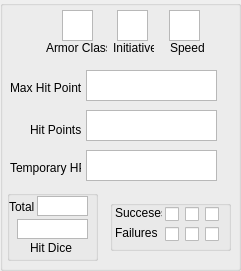
   <widget class="QGroupBox" name="grpCmbtStats">
    <property name="geometry">
     <rect>
      <x>330</x>
      <y>130</y>
      <width>241</width>
      <height>271</height>
     </rect>
    </property>
    <property name="title">
     <string/>
    </property>
    <widget class="QPlainTextEdit" name="txtTempHp">
     <property name="geometry">
      <rect>
       <x>86</x>
       <y>150</y>
       <width>131</width>
       <height>31</height>
      </rect>
     </property>
    </widget>
    <widget class="QPlainTextEdit" name="txtMaxHp">
     <property name="geometry">
      <rect>
       <x>86</x>
       <y>70</y>
       <width>131</width>
       <height>31</height>
      </rect>
     </property>
    </widget>
    <widget class="QLabel" name="label_21">
     <property name="geometry">
      <rect>
       <x>30</x>
       <y>120</y>
       <width>51</width>
       <height>20</height>
      </rect>
     </property>
     <property name="text">
      <string>Hit Points</string>
     </property>
    </widget>
    <widget class="QLabel" name="label_20">
     <property name="geometry">
      <rect>
       <x>10</x>
       <y>80</y>
       <width>71</width>
       <height>16</height>
      </rect>
     </property>
     <property name="text">
      <string>Max Hit Points</string>
     </property>
    </widget>
    <widget class="QPlainTextEdit" name="txtHp">
     <property name="geometry">
      <rect>
       <x>86</x>
       <y>110</y>
       <width>131</width>
       <height>31</height>
      </rect>
     </property>
    </widget>
    <widget class="QLabel" name="label_22">
     <property name="geometry">
      <rect>
       <x>10</x>
       <y>160</y>
       <width>71</width>
       <height>16</height>
      </rect>
     </property>
     <property name="text">
      <string>Temporary HP</string>
     </property>
    </widget>
    <widget class="QLabel" name="label_13">
     <property name="geometry">
      <rect>
       <x>46</x>
       <y>40</y>
       <width>61</width>
       <height>16</height>
      </rect>
     </property>
     <property name="text">
      <string>Armor Class</string>
     </property>
    </widget>
    <widget class="QPlainTextEdit" name="txtInit">
     <property name="geometry">
      <rect>
       <x>117</x>
       <y>10</y>
       <width>31</width>
       <height>31</height>
      </rect>
     </property>
    </widget>
    <widget class="QPlainTextEdit" name="txtSpeed">
     <property name="geometry">
      <rect>
       <x>169</x>
       <y>10</y>
       <width>31</width>
       <height>31</height>
      </rect>
     </property>
    </widget>
    <widget class="QLabel" name="label_15">
     <property name="geometry">
      <rect>
       <x>170</x>
       <y>40</y>
       <width>41</width>
       <height>16</height>
      </rect>
     </property>
     <property name="text">
      <string>Speed</string>
     </property>
    </widget>
    <widget class="QLabel" name="label_14">
     <property name="geometry">
      <rect>
       <x>113</x>
       <y>40</y>
       <width>41</width>
       <height>16</height>
      </rect>
     </property>
     <property name="text">
      <string>Initiative</string>
     </property>
    </widget>
    <widget class="QPlainTextEdit" name="txtArmor">
     <property name="geometry">
      <rect>
       <x>62</x>
       <y>10</y>
       <width>31</width>
       <height>31</height>
      </rect>
     </property>
    </widget>
    <widget class="QGroupBox" name="grpLifeSave">
     <property name="geometry">
      <rect>
       <x>110</x>
       <y>200</y>
       <width>121</width>
       <height>51</height>
      </rect>
     </property>
     <property name="title">
      <string/>
     </property>
     <widget class="QCheckBox" name="chkDthSave1">
      <property name="geometry">
       <rect>
        <x>55</x>
        <y>6</y>
        <width>16</width>
        <height>17</height>
       </rect>
      </property>
      <property name="text">
       <string/>
      </property>
     </widget>
     <widget class="QCheckBox" name="chkDthSave2">
      <property name="geometry">
       <rect>
        <x>75</x>
        <y>6</y>
        <width>16</width>
        <height>17</height>
       </rect>
      </property>
      <property name="text">
       <string/>
      </property>
     </widget>
     <widget class="QCheckBox" name="chkDthSave3">
      <property name="geometry">
       <rect>
        <x>95</x>
        <y>6</y>
        <width>16</width>
        <height>17</height>
       </rect>
      </property>
      <property name="text">
       <string/>
      </property>
     </widget>
     <widget class="QCheckBox" name="chkDthFail2">
      <property name="geometry">
       <rect>
        <x>75</x>
        <y>26</y>
        <width>16</width>
        <height>17</height>
       </rect>
      </property>
      <property name="text">
       <string/>
      </property>
     </widget>
     <widget class="QCheckBox" name="chkDthFail3">
      <property name="geometry">
       <rect>
        <x>95</x>
        <y>26</y>
        <width>16</width>
        <height>17</height>
       </rect>
      </property>
      <property name="text">
       <string/>
      </property>
     </widget>
     <widget class="QCheckBox" name="chkDthFail1">
      <property name="geometry">
       <rect>
        <x>55</x>
        <y>26</y>
        <width>16</width>
        <height>17</height>
       </rect>
      </property>
      <property name="text">
       <string/>
      </property>
     </widget>
     <widget class="QLabel" name="label_27">
      <property name="geometry">
       <rect>
        <x>5</x>
        <y>6</y>
        <width>47</width>
        <height>13</height>
       </rect>
      </property>
      <property name="text">
       <string>Succeses</string>
      </property>
     </widget>
     <widget class="QLabel" name="label_26">
      <property name="geometry">
       <rect>
        <x>5</x>
        <y>26</y>
        <width>47</width>
        <height>13</height>
       </rect>
      </property>
      <property name="text">
       <string>Failures</string>
      </property>
     </widget>
    </widget>
    <widget class="QGroupBox" name="grpDice">
     <property name="geometry">
      <rect>
       <x>7</x>
       <y>190</y>
       <width>91</width>
       <height>71</height>
      </rect>
     </property>
     <property name="title">
      <string/>
     </property>
     <widget class="QLabel" name="label_28">
      <property name="geometry">
       <rect>
        <x>23</x>
        <y>49</y>
        <width>47</width>
        <height>17</height>
       </rect>
      </property>
      <property name="text">
       <string>Hit Dice</string>
      </property>
     </widget>
     <widget class="QTextEdit" name="txtHitDie">
      <property name="geometry">
       <rect>
        <x>10</x>
        <y>29</y>
        <width>71</width>
        <height>20</height>
       </rect>
      </property>
      <property name="verticalScrollBarPolicy">
       <enum>Qt::ScrollBarAlwaysOff</enum>
      </property>
      <property name="horizontalScrollBarPolicy">
       <enum>Qt::ScrollBarAlwaysOff</enum>
      </property>
      <property name="lineWrapMode">
       <enum>QTextEdit::NoWrap</enum>
      </property>
      <property name="acceptRichText">
       <bool>false</bool>
      </property>
     </widget>
     <widget class="QLabel" name="label_29">
      <property name="geometry">
       <rect>
        <x>2</x>
        <y>7</y>
        <width>31</width>
        <height>20</height>
       </rect>
      </property>
      <property name="text">
       <string>Total</string>
      </property>
     </widget>
     <widget class="QTextEdit" name="txtTotalHitDie">
      <property name="geometry">
       <rect>
        <x>30</x>
        <y>6</y>
        <width>51</width>
        <height>20</height>
       </rect>
      </property>
      <property name="verticalScrollBarPolicy">
       <enum>Qt::ScrollBarAlwaysOff</enum>
      </property>
      <property name="horizontalScrollBarPolicy">
       <enum>Qt::ScrollBarAlwaysOff</enum>
      </property>
      <property name="lineWrapMode">
       <enum>QTextEdit::NoWrap</enum>
      </property>
      <property name="acceptRichText">
       <bool>false</bool>
      </property>
     </widget>
    </widget>
   </widget>
